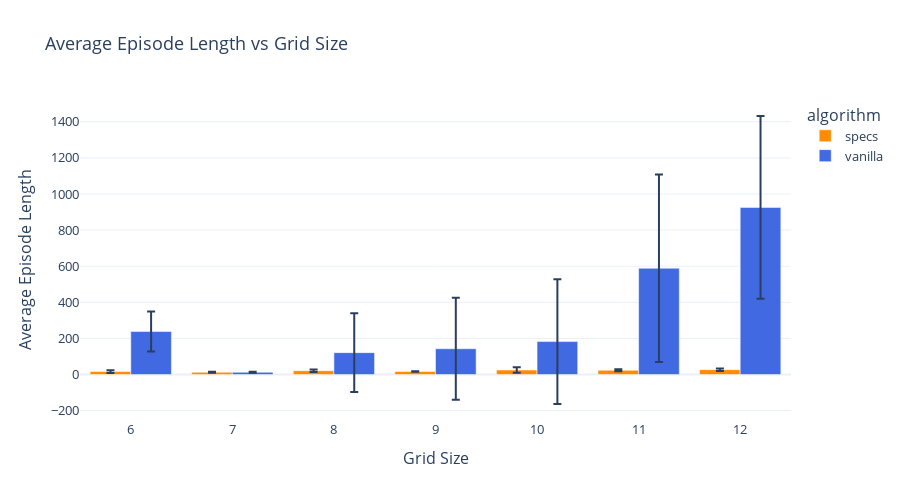

Here is the notebook cell this chart was saved with:
### Code cell
# === Plot 2: Episode Length ===
fig_len = px.bar(
    agg_df,
    x="grid",
    y="mean_len",
    color="case",
    error_y="std_len",
    barmode="group",
    color_discrete_map={"vanilla": "royalblue", "specs": "darkorange"},
    labels={
        "grid": "Grid Size",
        "mean_len": "Average Episode Length",
        "case": "algorithm"
    },
    title="Average Episode Length vs Grid Size",
)

fig_len.update_layout(
    template="plotly_white",
    font=dict(size=13),
    height=500,
    width=900,
)
fig_len.show()

### Figure 1 — Plotly figure (JSON) as saved in the notebook; plotly's stock layout.template omitted (floating-point values rounded to 4 significant figures)
{"data": [{"alignmentgroup": "True", "error_y": {"array": [7.085, 2.683, 7.28, 1.095, 15.24, 5.413, 7.0]}, "hovertemplate": "algorithm=specs<br>Grid Size=%{x}<br>Average Episode Length=%{y}<extra></extra>", "legendgroup": "specs", "marker": {"color": "darkorange", "pattern": {"shape": ""}}, "name": "specs", "offsetgroup": "specs", "orientation": "v", "showlegend": true, "textposition": "auto", "type": "bar", "x": [6, 7, 8, 9, 10, 11, 12], "xaxis": "x", "y": [16.2, 12.2, 21.0, 16.8, 24.8, 23.4, 27.0], "yaxis": "y"}, {"alignmentgroup": "True", "error_y": {"array": [111.4, 2.608, 218.6, 282.4, 345.7, 519.2, 506.2]}, "hovertemplate": "algorithm=vanilla<br>Grid Size=%{x}<br>Average Episode Length=%{y}<extra></extra>", "legendgroup": "vanilla", "marker": {"color": "royalblue", "pattern": {"shape": ""}}, "name": "vanilla", "offsetgroup": "vanilla", "orientation": "v", "showlegend": true, "textposition": "auto", "type": "bar", "x": [6, 7, 8, 9, 10, 11, 12], "xaxis": "x", "y": [238.2, 12.4, 121.2, 142.8, 182.4, 588.8, 925.6], "yaxis": "y"}], "layout": {"barmode": "group", "font": {"size": 13}, "height": 500, "legend": {"title": {"text": "algorithm"}, "tracegroupgap": 0}, "title": {"text": "Average Episode Length vs Grid Size"}, "width": 900, "xaxis": {"anchor": "y", "domain": [0, 1], "title": {"text": "Grid Size"}}, "yaxis": {"anchor": "x", "domain": [0, 1], "title": {"text": "Average Episode Length"}}}}
